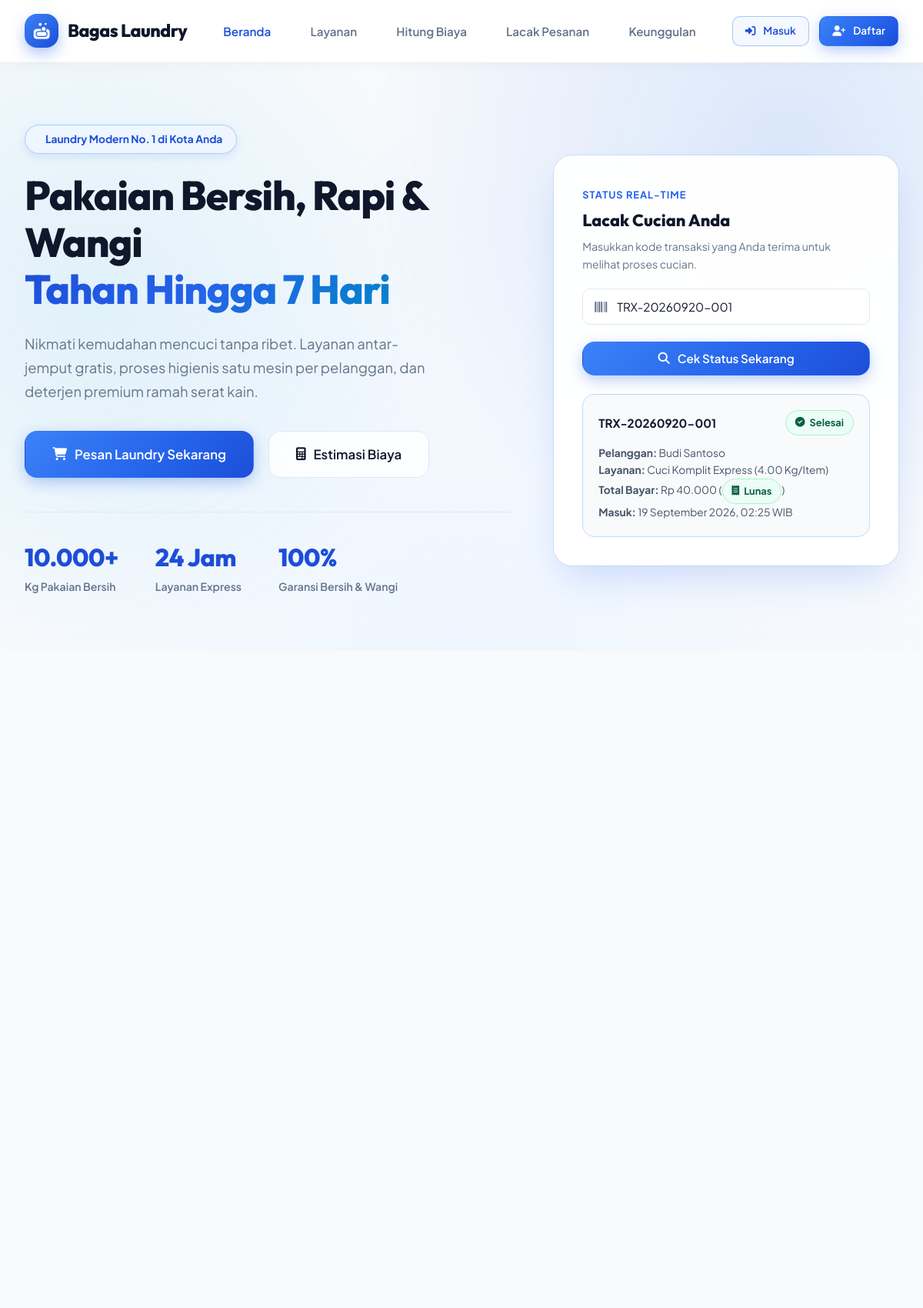
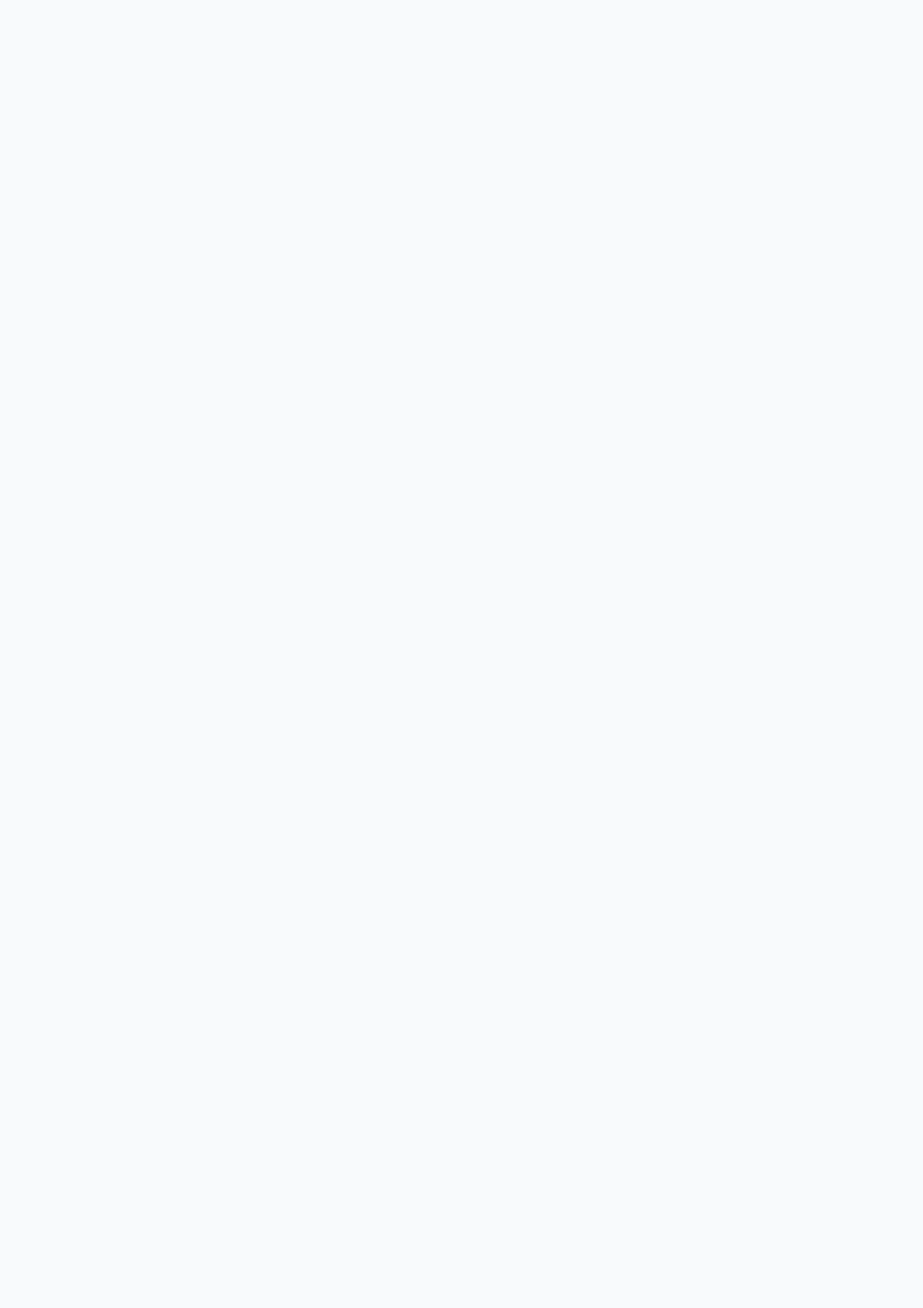
/index.php?cari_kode=TRX-20260920-001 (upper part), run on the app's committed database (2 pictures, top to bottom).
### tables this page shows
CREATE TABLE IF NOT EXISTS `transaksi` (
  `id` INT AUTO_INCREMENT PRIMARY KEY,
  `kode_transaksi` VARCHAR(30) NOT NULL UNIQUE,
  `user_id` INT NOT NULL,
  `layanan_id` INT NOT NULL,
  `berat_jumlah` DECIMAL(6,2) NOT NULL DEFAULT 1.00,
  `total_bayar` INT NOT NULL,
  `metode_pengambilan` ENUM('antar_jemput', 'drop_off') NOT NULL DEFAULT 'drop_off',
  `alamat_jemput` TEXT NULL,
  `catatan` TEXT NULL,
  `status_pesanan` ENUM('menunggu_konfirmasi', 'dijemput', 'proses_cuci', 'siap_diambil', 'selesai', 'dibatalkan') NOT NULL DEFAULT 'menunggu_konfirmasi',
  `status_pembayaran` ENUM('belum_bayar', 'lunas') NOT NULL DEFAULT 'belum_bayar',
  `tanggal_masuk` DATETIME DEFAULT CURRENT_TIMESTAMP,
  `tanggal_selesai` DATETIME NULL,
  FOREIGN KEY (`user_id`) REFERENCES `users`(`id`) ON DELETE CASCADE,
  FOREIGN KEY (`layanan_id`) REFERENCES `layanan`(`id`) ON DELETE RESTRICT
);

CREATE TABLE IF NOT EXISTS `users` (
  `id` INT AUTO_INCREMENT PRIMARY KEY,
  `nama` VARCHAR(100) NOT NULL,
  `email` VARCHAR(100) NOT NULL UNIQUE,
  `password` VARCHAR(255) NOT NULL,
  `no_hp` VARCHAR(20) NOT NULL,
  `alamat` TEXT NULL,
  `role` ENUM('admin', 'pelanggan') NOT NULL DEFAULT 'pelanggan',
  `created_at` TIMESTAMP DEFAULT CURRENT_TIMESTAMP
);

CREATE TABLE IF NOT EXISTS `layanan` (
  `id` INT AUTO_INCREMENT PRIMARY KEY,
  `nama_paket` VARCHAR(100) NOT NULL,
  `jenis` ENUM('kiloan', 'satuan') NOT NULL DEFAULT 'kiloan',
  `harga` INT NOT NULL,
  `estimasi_hari` INT NOT NULL DEFAULT 2,
  `deskripsi` TEXT NULL,
  `icon` VARCHAR(50) DEFAULT 'fa-tshirt'
);

### index.php (the view, shortened to what this page needs)
<?php
require_once 'config/database.php';
require_once 'config/auth.php';
$search_result = null;
if (isset($_GET['cari_kode']) && !empty(trim($_GET['cari_kode']))) {
    $kode = trim($_GET['cari_kode']);
    try {
        $stmt_search = $pdo->prepare("
            SELECT t.*, l.nama_paket, u.nama AS nama_pelanggan
            FROM transaksi t
            JOIN layanan l ON t.layanan_id = l.id
            JOIN users u ON t.user_id = u.id
            WHERE t.kode_transaksi = ?
        ");
        $stmt_search->execute([$kode]);
        $search_result = $stmt_search->fetch();
    } catch (Exception $e) {
        $search_error = "Terjadi kesalahan saat melacak pesanan.";
    }
}
?>
<!DOCTYPE html>
<html lang="id">
<head>
    <link rel="stylesheet" href="https://cdnjs.cloudflare.com/ajax/libs/font-awesome/6.5.1/css/all.min.css">
    <link rel="stylesheet" href="assets/css/style.css">
</head>
<body>
    <header class="navbar">
        <div class="nav-container">
            <a href="index.php" class="brand-logo">
                <div class="brand-icon">
                    <i class="fa-solid fa-soap"></i>
                </div>
                <span>Bagas Laundry</span>
            </a>
            <nav class="nav-menu">
                <a href="#beranda" class="nav-link active">Beranda</a>
                <a href="#layanan" class="nav-link">Layanan</a>
                <a href="#kalkulator" class="nav-link">Hitung Biaya</a>
                <a href="#lacak" class="nav-link">Lacak Pesanan</a>
                <a href="#tentang" class="nav-link">Keunggulan</a>
            </nav>
            <div class="nav-auth">
                <?php if (is_logged_in()): ?>
                    <?php if (is_admin()): ?>
                        <a href="admin/data_laundry.php" class="btn btn-sm btn-primary">
                            <i class="fa-solid fa-gauge"></i> Panel Admin
                        </a>
                    <?php else: ?>
                        <a href="pesan.php" class="btn btn-sm btn-primary">
                            <i class="fa-solid fa-plus-circle"></i> Pesan Cuci
                        </a>
                        <a href="riwayat.php" class="btn btn-sm btn-outline-primary">
                            <i class="fa-solid fa-clock-rotate-left"></i> Riwayat
                        </a>
                    <?php endif; ?>
                    <a href="auth/logout.php" class="btn btn-sm btn-outline" title="Keluar">
                        <i class="fa-solid fa-arrow-right-from-bracket"></i>
                    </a>
                <?php else: ?>
                    <a href="auth/login.php" class="btn btn-sm btn-outline-primary">
                        <i class="fa-solid fa-right-to-bracket"></i> Masuk
                    </a>
                    <a href="auth/register.php" class="btn btn-sm btn-primary">
                        <i class="fa-solid fa-user-plus"></i> Daftar
                    </a>
                <?php endif; ?>
            </div>
        </div>
    </header>
    <section class="hero" id="beranda">
        <div class="hero-container">
            <div class="hero-content">
                <div class="hero-tag">
                    <i class="fa-solid fa-sparkles"></i> Laundry Modern No. 1 di Kota Anda
                </div>
                <h1 class="hero-title">
                    Pakaian Bersih, Rapi & Wangi <span>Tahan Hingga 7 Hari</span>
                </h1>
                <p class="hero-desc">
                    Nikmati kemudahan mencuci tanpa ribet. Layanan antar-jemput gratis, proses higienis satu mesin per pelanggan, dan deterjen premium ramah serat kain.
                </p>
                <div class="hero-cta-group">
                    <a href="pesan.php" class="btn btn-lg btn-primary">
                        <i class="fa-solid fa-cart-shopping"></i> Pesan Laundry Sekarang
                    </a>
                    <a href="#kalkulator" class="btn btn-lg btn-outline">
                        <i class="fa-solid fa-calculator"></i> Estimasi Biaya
                    </a>
                </div>
                <div class="hero-stats">
                    <div class="stat-item">
                        <h4>10.000+</h4>
                        <p>Kg Pakaian Bersih</p>
                    </div>
                    <div class="stat-item">
                        <h4>24 Jam</h4>
                        <p>Layanan Express</p>
                    </div>
                    <div class="stat-item">
                        <h4>100%</h4>
                        <p>Garansi Bersih & Wangi</p>
                    </div>
                </div>
            </div>
            <div class="hero-card" id="lacak">
                <div style="margin-bottom: 1.25rem;">
                    <span style="font-size: 0.8rem; font-weight: 700; color: var(--primary); text-transform: uppercase; letter-spacing: 1px;">Status Real-time</span>
                    <h3 style="font-size: 1.35rem; font-weight: 800; margin-top: 4px;">Lacak Cucian Anda</h3>
                    <p style="font-size: 0.88rem; color: var(--muted); margin-top: 4px;">Masukkan kode transaksi yang Anda terima untuk melihat proses cucian.</p>
                </div>
                <form action="index.php#lacak" method="GET">
                    <div class="form-group">
                        <div style="position: relative;">
                            <input type="text" name="cari_kode" class="form-control" placeholder="Contoh: TRX-20260920-001" value="<?= htmlspecialchars($_GET['cari_kode'] ?? '') ?>" required style="padding-left: 2.75rem;">
                            <i class="fa-solid fa-barcode" style="position: absolute; left: 1rem; top: 50%; transform: translateY(-50%); color: var(--muted);"></i>
                        </div>
                    </div>
                    <button type="submit" class="btn btn-primary btn-block">
                        <i class="fa-solid fa-magnifying-glass"></i> Cek Status Sekarang
                    </button>
                </form>
                <?php if ($search_result): ?>
                    <div style="margin-top: 1.5rem; padding: 1.25rem; background: var(--bg-page); border-radius: var(--radius-md); border: 1.5px solid #bfdbfe;">
                        <div style="display: flex; justify-content: space-between; align-items: center; margin-bottom: 0.75rem;">
                            <strong style="font-size: 0.95rem;"><?= htmlspecialchars($search_result['kode_transaksi']) ?></strong>
                            <?= badge_status_pesanan($search_result['status_pesanan']) ?>
                        </div>
                        <div style="font-size: 0.86rem; color: #475569; line-height: 1.6;">
                            <div><strong>Pelanggan:</strong> <?= htmlspecialchars($search_result['nama_pelanggan']) ?></div>
                            <div><strong>Layanan:</strong> <?= htmlspecialchars($search_result['nama_paket']) ?> (<?= $search_result['berat_jumlah'] ?> Kg/Item)</div>
                            <div><strong>Total Bayar:</strong> <?= rupiah($search_result['total_bayar']) ?> (<?= badge_status_bayar($search_result['status_pembayaran']) ?>)</div>
                            <div><strong>Masuk:</strong> <?= tgl_indo($search_result['tanggal_masuk']) ?></div>
                        </div>
                    </div>
                <?php endif; ?>
            </div>
        </div>
    </section>
    <section class="section" id="layanan">
        <div class="grid-3">
        </div>
    </section>
    <section class="section" id="tentang">
        <div class="grid-4">
        </div>
    </section>
</body>
</html>

### data on the page
transaksi: kode_transaksi "TRX-20260920-001", user.nama "Budi Santoso", layanan.nama_paket "Cuci Komplit Express", berat_jumlah "4.00", total_bayar "Rp 40.000", tanggal_masuk "19 September 2026, 02:25 WIB"
